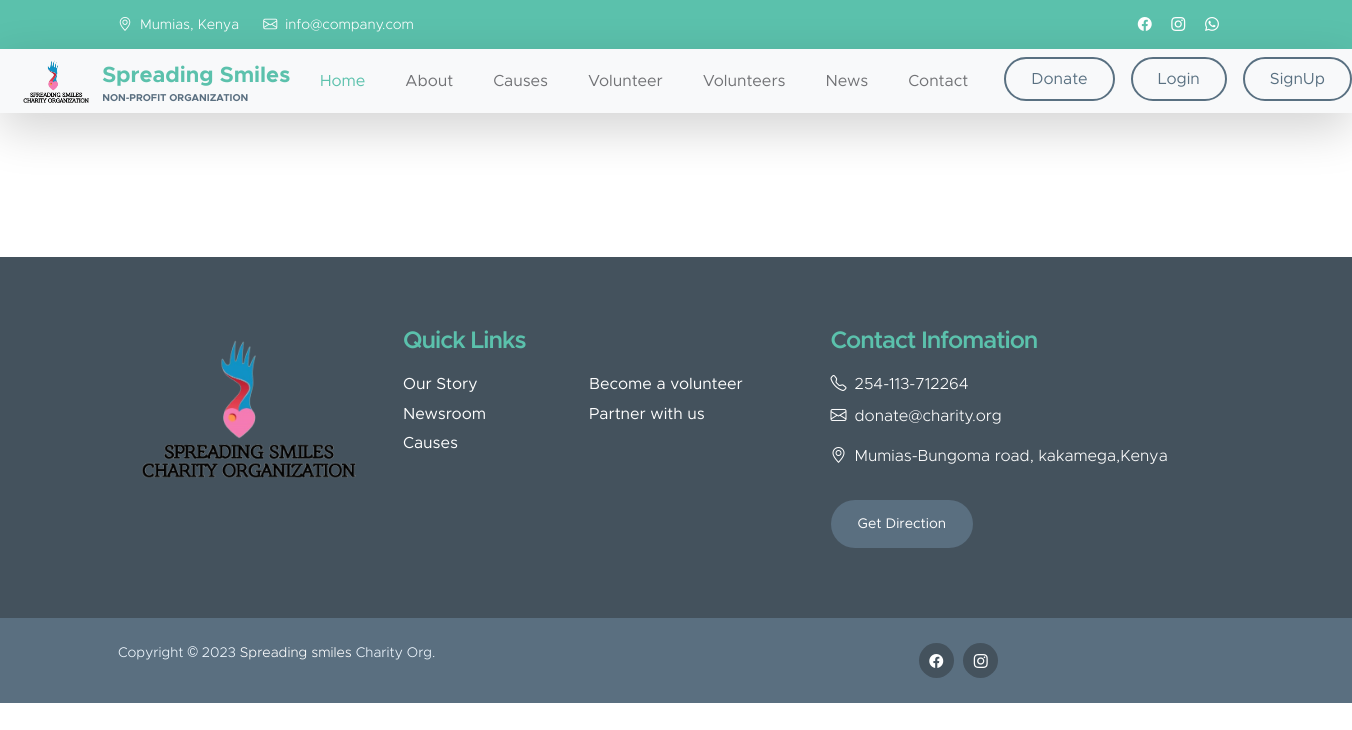
/events, run on an earlier commit of the app's database.
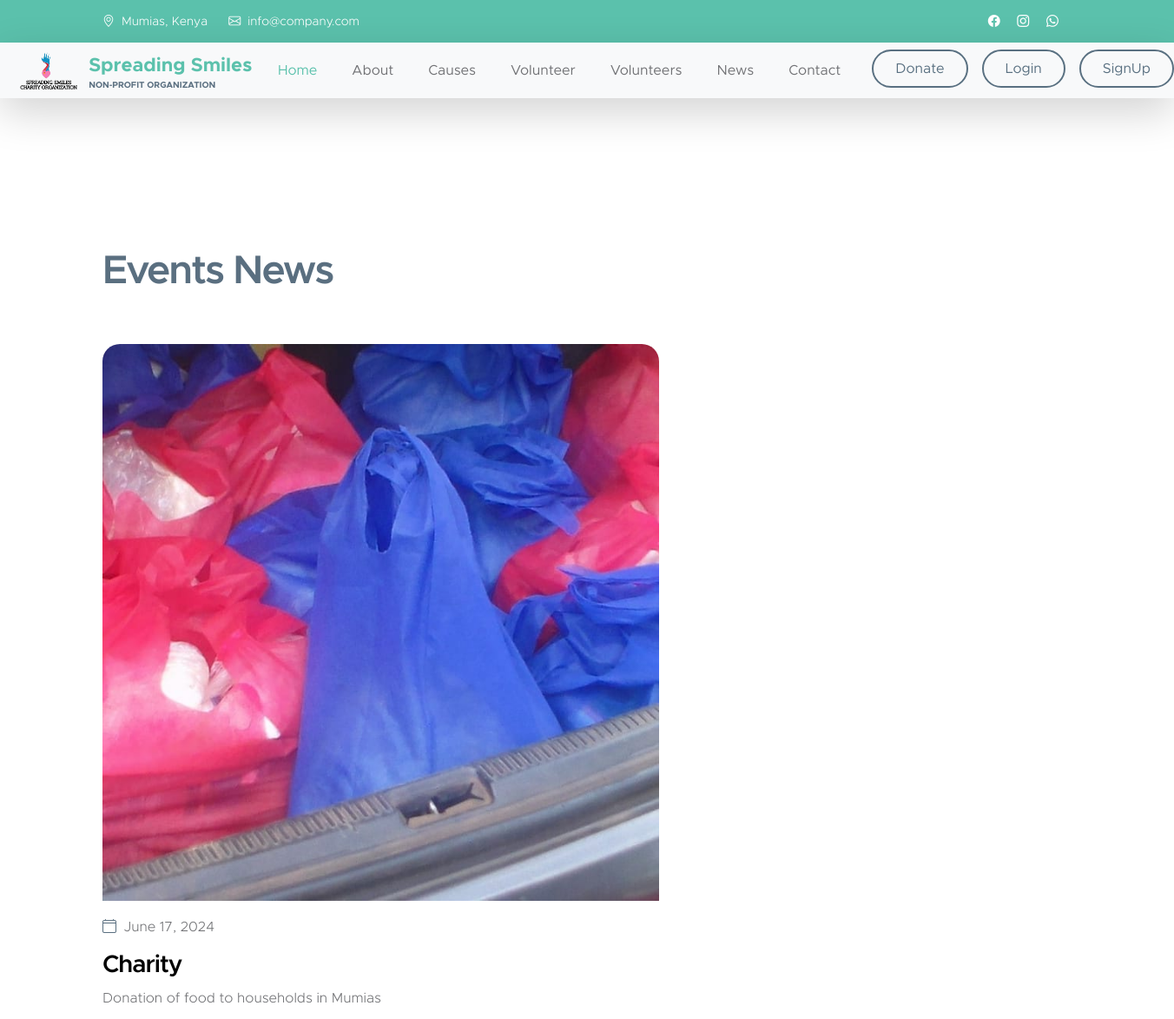
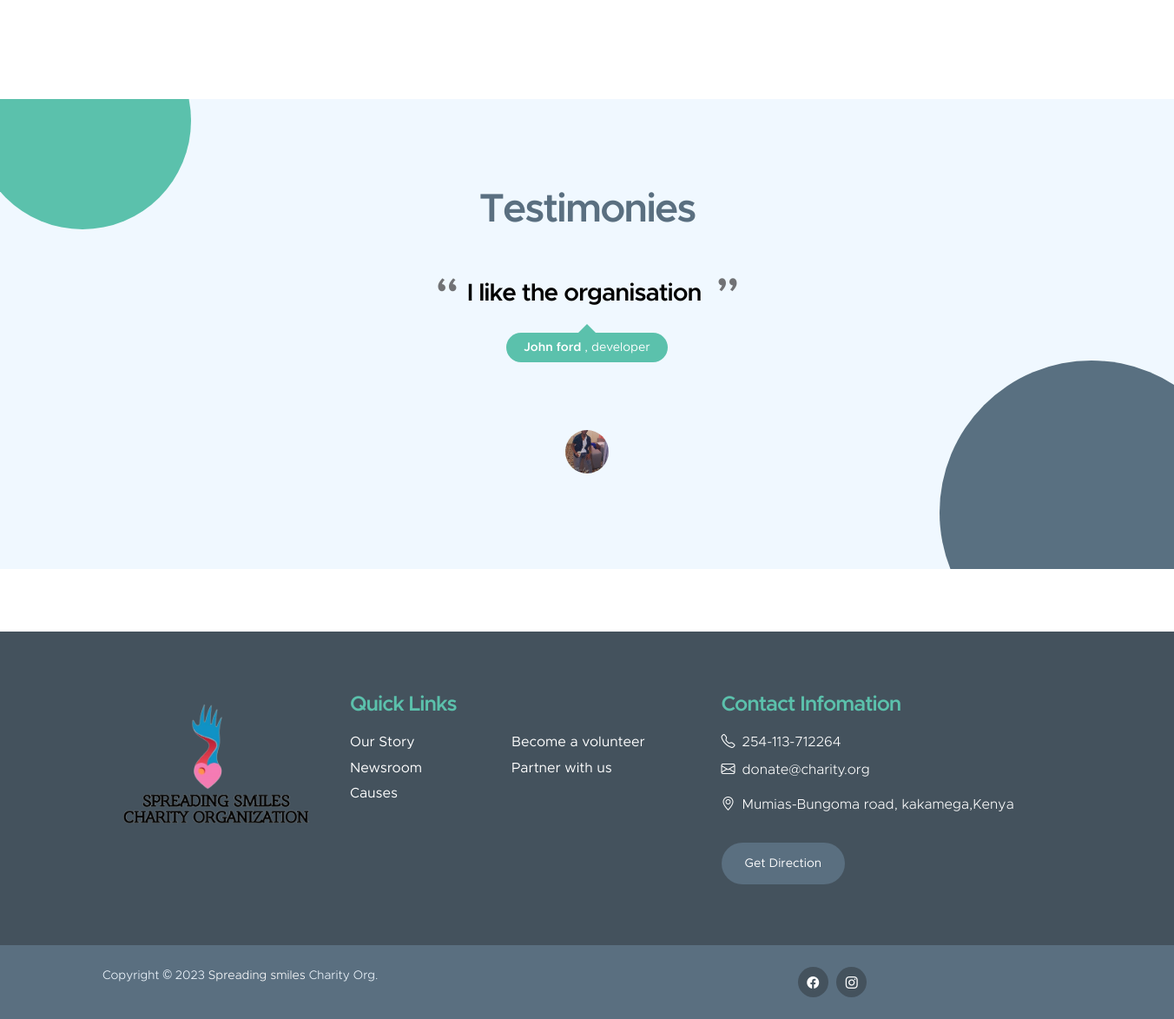
And on a later commit of the database (2 pictures, top to bottom).
### main_app/models.py (models this page shows, shortened)
class Event(models.Model):
    name = models.CharField(max_length=50)
    profile= models.ImageField(upload_to='upload/Events')
    About =models.CharField(max_length=50)
    subject = models.CharField(max_length=250)
    Date = models.DateField(auto_now=True, null= True)
    is_new = models.BooleanField(default=False)

class happy_customers(models.Model):
    name = models.CharField(max_length=20)
    image = models.ImageField(null=True, upload_to='upload/happy_customers')
    position = models.CharField(max_length=10)
    information =models.CharField(max_length=300)

### main_app/views.py (the view)
# urls.py: path('events', views.Events, name="Events"),
def Events(request, ):
    events = Event.objects.all()
    happy = happy_customers.objects.all()
    return render(request, "News.html", {"events": events, "happy":happy})

### main_app/templates/News.html (shortened to what this page needs)
{% extends "layouts/master.html" %}
{% load static %}
{% block body %}
<br><br><br>
{% for event in events  %}
<section class="news-section section-padding" id="section_5">
    <div class="container">
        <div class="row">
            <div class="col-lg-12 col-12 mb-5">
                <h2>Events News</h2>
            </div>
            <div class="col-lg-7 col-12">
                <div class="news-block">
                    <div class="news-block-top">
                        <a href="news-detail.html">
                            <img src="{{event.profile.url}}"
                                class="news-image img-fluid" alt="">
                        </a>
                    <div class="news-block-info">
                        <div class="d-flex mt-2">
                            <div class="news-block-date">
                                <p>
                                    <i class="bi-calendar4 custom-icon me-1"></i>
                                    {{event.Date}}
                                </p>
                            </div>
                        </div>
                        <div class="news-block-title mb-2">
                            <h4><a href="{% url 'information' event.id %}" class="news-block-title-link"> {{event.name}}  </a></h4>
                        </div>
                        <div class="news-block-body">
                            <p>  {{event.About}} </p>
                        </div>
                    </div>
                </div>
            </div>
        </div>
    </div>
</section>
{% endfor %}
{% for happy in happy %}
<section class="testimonial-section section-padding section-bg">
    <div class="container">
        <div class="row">
            <div class="col-lg-8 col-12 mx-auto">
                <h2 class="mb-lg-3">Testimonies</h2>
                <div id="testimonial-carousel" class="carousel carousel-fade slide" data-bs-ride="carousel">
                    <div class="carousel-inner">
                        <div class="carousel-item active">
                            <div class="carousel-caption">
                                <h4 class="carousel-title">{{happy.information}} </h4>
                                <small class="carousel-name"><span class="carousel-name-title">{{happy.name}} </span>,
                                   {{happy.position}} </small>
                            </div>
                        </div>
                        <ol class="carousel-indicators">
                            <li data-bs-target="#testimonial-carousel" data-bs-slide-to="0" class="active">
                                <img src="{{happy.image.url}}"
                                    class="img-fluid rounded-circle avatar-image" alt="avatar">
                            </li>
                        </ol>
                    </div>
                </div>
            </div>
        </div>
    </div>
</section>
{% endfor %}
<br><br><br>
{% endblock body %}

### main_app/templates/layouts/master.html (shortened to what this page needs)
{% load static %}
<!doctype html>
<html lang="en">
<head>
    <link href="{% static "css/bootstrap.min.css" %}" rel="stylesheet">
    <link href="{% static "css/bootstrap-icons.css" %}" rel="stylesheet">
    <link href="{% static 'css/templatemo-kind-heart-charity.css' %}" rel="stylesheet">
</head>
{% include "layouts/navbar.html" %}
{% block body %}
{% endblock body %}
{% include 'layouts/footer.html' %}

### main_app/templates/layouts/navbar.html (shortened to what this page needs)
{% load static %}
<body id="section_1">
    <header class="site-header">
        <div class="container">
            <div class="row">
                <div class="col-lg-8 col-12 d-flex flex-wrap">
                    <p class="d-flex me-4 mb-0">
                        <i class="bi-geo-alt me-2"></i>
                        Mumias, Kenya
                    </p>
                    <p class="d-flex mb-0">
                        <i class="bi-envelope me-2"></i>
                        <a href="mailto:info@company.com">
                            info@company.com
                        </a>
                    </p>
                </div>
                <div class="col-lg-3 col-12 ms-auto d-lg-block d-none">
                    <ul class="social-icon">
                        <li class="social-icon-item">
                            <a href="https://www.facebook.com/spread55" class="social-icon-link bi-facebook"></a>
                        </li>
                        <li class="social-icon-item">
                            <a href="https://www.instagram.com/sp.readingsmilesorg_kenya/" class="social-icon-link bi-instagram"></a>
                        </li>
                        <li class="social-icon-item">
                            <a href="https://web.whatsapp.com/" class="social-icon-link bi-whatsapp"></a>
                        </li>
                    </ul>
                </div>
            </div>
        </div>
    </header>
    <nav class="navbar navbar-expand-lg bg-light shadow-lg">
            <a class="navbar-brand px-3" href="{% url "home" %}">
                <img src="{% static 'images/Image/header_img.png' %}" class="logo img-fluid" alt="">
                <span>
                    Spreading Smiles
                    <small>Non-profit Organization</small>
                </span>
            </a>
            <div class="collapse navbar-collapse" id="navbarNav">
                <ul class="navbar-nav ms-auto">
                    <li class="nav-item">
                        <a class="nav-link  ms-5" href="{% url "home" %}">Home</a>
                    </li>
                    <li class="nav-item">
                        <a class="nav-link " href="{% url 'About' %}">About</a>
                    </li>
                    <li class="nav-item">
                        <a class="nav-link " href="{% url 'Causes' %}">Causes</a>
                    </li>
                    <li class="nav-item">
                        <a class="nav-link " href="{% url 'Volunteer' %}">Volunteer</a>
                    </li>
                    <li class="nav-item">
                        <a class="nav-link " href="{% url "all_volunteers" %}">Volunteers</a>
                    </li>
                    <li class="nav-item">
                        <a class="nav-link " href="{% url 'Events' %}"
                            aria-expanded="false">News</a>
                    </li>
                    <li class="nav-item">
                        <a class="nav-link " href="{% url 'Contact' %}">Contact</a>
                    </li>
                    <li class="nav-item ms-3">
                        <a class="nav-link custom-btn custom-border-btn btn" href="{% url 'Donation' %}">Donate</a>
                    </li>
                {% if user.is_authenticated%}
                    <li class="nav-item ms-3">
                        <a class="nav-link custom-btn custom-border-btn btn" href="{% url 'logout'%}">logout</a>
                    </li>
                    {% else %}
                    <li class="nav-item ms-3">
                        <a class="nav-link custom-btn custom-border-btn btn" href="{% url 'signin' %}">Login</a>
                    </li>
                    <li class="nav-item ms-3">
                        <a class="nav-link custom-btn custom-border-btn btn" href="{% url 'signup' %}">SignUp</a>
                    </li>
                {% endif %}
                </ul>
            </div>
    </nav>

### main_app/templates/layouts/footer.html (shortened to what this page needs)
{% load static %}
<footer class="site-footer">
    <div class="container">
        <div class="row">
            <div class="col-lg-3 col-12 mb-4">
                <img src="{% static 'images/Image/header_img.png' %}" class="logo img-fluid w-100 me-4" alt="">
            </div>
            <div class="col-lg-4 col-md-6 col-12 mb-4">
                <h5 class="site-footer-title mb-3">Quick Links</h5>
                <ul class="footer-menu">
                    <li class="footer-menu-item"><a href="about" class="footer-menu-link">Our Story</a></li>
                    <li class="footer-menu-item"><a href="events" class="footer-menu-link">Newsroom</a></li>
                    <li class="footer-menu-item"><a href="causes" class="footer-menu-link">Causes</a></li>
                    <li class="footer-menu-item"><a href="volunteer" class="footer-menu-link">Become a volunteer</a></li>
                    <li class="footer-menu-item"><a href="contact" class="footer-menu-link">Partner with us</a></li>
                </ul>
            </div>
            <div class="col-lg-4 col-md-6 col-12 mx-auto">
                <h5 class="site-footer-title mb-3">Contact Infomation</h5>
                <p class="text-white d-flex mb-2">
                    <i class="bi-telephone me-2"></i>
                    <a href="tel: 254-113-712264" class="site-footer-link">
                        254-113-712264
                    </a>
                </p>
                <p class="text-white d-flex">
                    <i class="bi-envelope me-2"></i>
                    <a href="mailto:info@yourgmail.com" class="site-footer-link">
                        donate@charity.org
                    </a>
                </p>
                <p class="text-white d-flex mt-3">
                    <i class="bi-geo-alt me-2"></i>
                    Mumias-Bungoma road, kakamega,Kenya
                </p>
                <a href="map" class="custom-btn btn mt-3">Get Direction</a>
            </div>
        </div>
    </div>
    <div class="site-footer-bottom">
        <div class="container">
            <div class="row">
                <div class="col-lg-6 col-md-7 col-12">
                    <p class="copyright-text mb-0">Copyright © 2023 <a href="">Spreading smiles</a> Charity Org.
                </div>
                <div class="col-lg-6 col-md-5 col-12 d-flex justify-content-center align-items-center mx-auto">
                    <ul class="social-icon">
                        <li class="social-icon-item">
                            <a href="https://www.facebook.com/spread55" class="social-icon-link bi-facebook"></a>
                        </li>
                        <li class="social-icon-item">
                            <a href="https://www.instagram.com/sp.readingsmilesorg_kenya/" class="social-icon-link bi-instagram"></a>
                        </li>
                    </ul>
                </div>
            </div>
        </div>
    </div>
</footer>

What changed in the data, as far as the page shows it:
added Event: profile (picture), Date "June 17, 2024", name "Charity", About "Donation of food to households in Mumias"
added happy_customers: information "I like the organisation", name "John ford", position "developer", image (picture)
